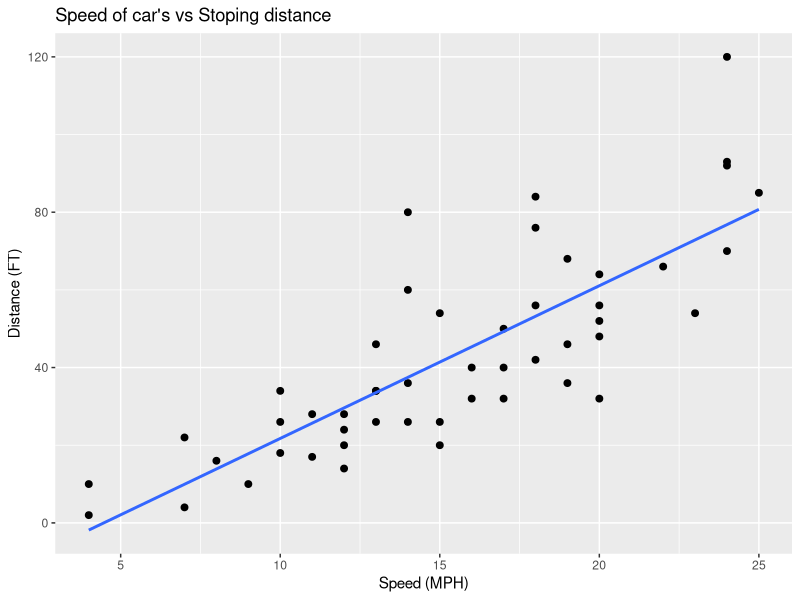

Write the R code that produced this figure.
attach(cars)
library(ggplot2)
library(tidyverse)

# par(col="blue", col.main="darkgrey", cex.axis = 0.6, pch=0,lty= 5)
# plot(speed, dist, main="Speed of car's vs Stoping distance", xlab="Speed (MPH)", ylab="Distance (FT)")
ggplot(data = cars, mapping = aes(x=speed,y=dist))+ geom_point(size = 2)+ geom_smooth(method = "lm", se= FALSE)+labs(x='Speed (MPH)', y= 'Distance (FT)',title = "Speed of car's vs Stoping distance")
